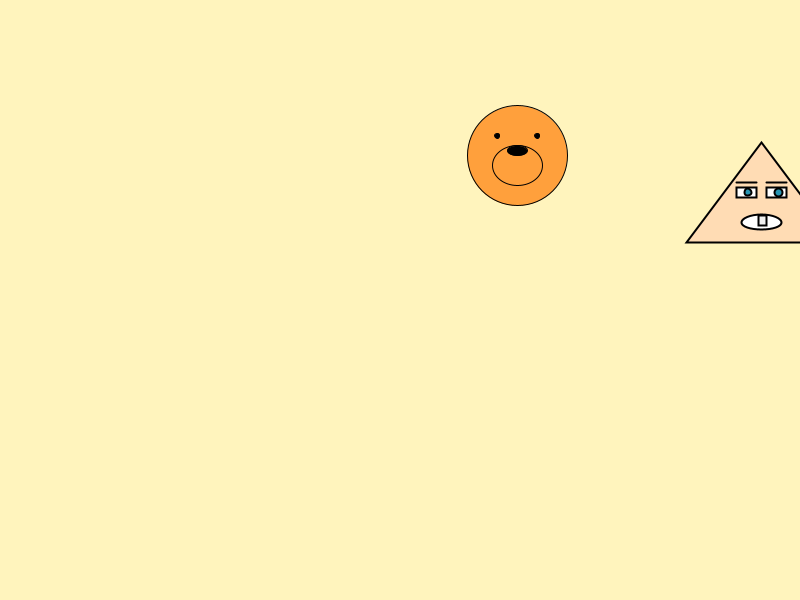
Frame 1 (no input)
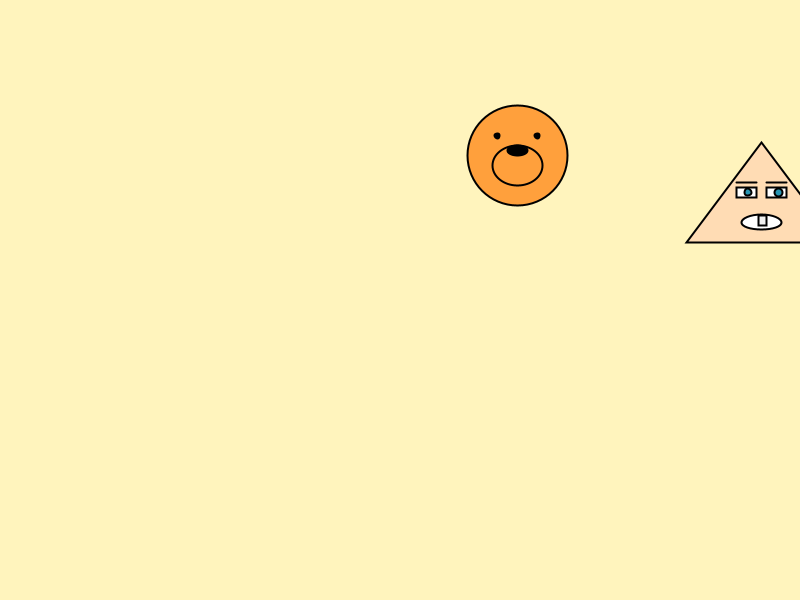
Frame 60 (the mouse pressed at the canvas centre just before this capture)
Frame 120 (the mouse held since frame 60 and released just before this capture): identical to frame 60, image omitted

The Processing sketch that drew these frames (run headless with seeded random() and noise(); from frame 60 on, the mouse is pressed at the canvas centre):

// Processing sketch: sprint1
// ── sprint1.pde
Pet pet;
ArtemDude artem;

void setup() {
  size(800, 600);

  float mx = random(width);
  float my = random(height);
  float md = 10;

  float cx = random(width);
  float cy = random(height);
  float cd = 5;

  pet = new Pet(mx, my, md);
  artem = new ArtemDude(cx, cy, cd);

  background(255, 244, 189);
}

void draw() {
  background(255, 244, 189);

  pet.show();
  artem.show();
}

// ── class_ArtemDude.pde
class ArtemDude {
  float x, y;
  float d;

  ArtemDude(float startX, float startY, float startD) {
    x = startX;
    y = startY;
    d = startD;
  }

  void show() {
    fill(255,220,180);
    strokeWeight(2);
    triangle(x-15*d, y+20*d,  x+15*d, y+20*d,  x, y); // body

    fill(255);
    rect(x-5*d, y+9*d, 4*d, 2*d);      // left eye
    rect(x+1*d, y+9*d, 4*d, 2*d);      // right eye

    stroke(0);
    line(x+1*d, y+8*d, x+5*d, y+8*d);  // eyebrow right
    line(x-5*d, y+8*d, x-1*d, y+8*d);  // eyebrow left

    fill(40,150,180);
    circle(x-2.7*d, y+10*d, 1.4*d);    // pupil left
    circle(x+3.4*d, y+10*d, 1.6*d);    // pupil right

    fill(255);
    ellipse(x, y+16*d, 8*d, 3*d);      // mouth

    fill(240);
    rect(x-0.5*d, y+14.6*d, 1.5*d, 2*d); // tooth
  }
}

// ── class_pet.pde
class Pet {
  float x, y;
  float d;

  Pet(float startX, float startY, float startD) {
    x = startX;
    y = startY;
    d = startD;
  }

  void show() {
    fill(255,160,60);
    circle(x, y, d*10);                // face
    ellipse(x, y+d, d*5, d*4);         // muzzle

    fill(0);
    ellipse(x, y-0.5*d, d*2, d);       // nose
    circle(x+d*2, y-d*2, 0.5*d);       // right eye
    circle(x-d*2, y-d*2, 0.5*d);       // left eye
  }
}
